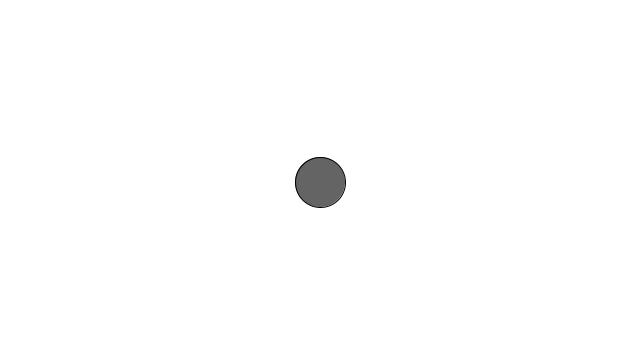
Frame 1 (no input)
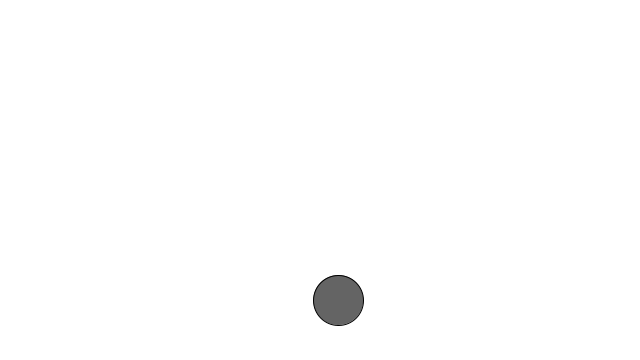
Frame 60 (the mouse pressed at the canvas centre just before this capture)
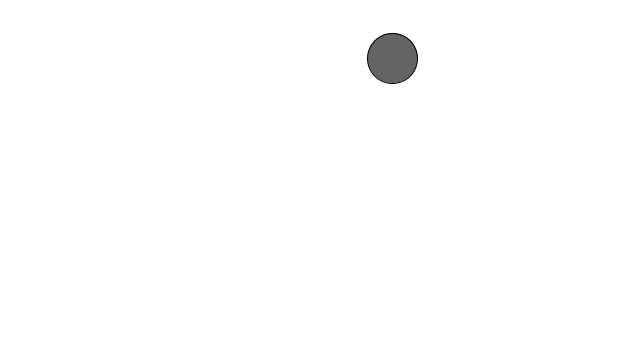
Frame 120 (the mouse held since frame 60 and released just before this capture)

The Processing sketch that drew these frames (run headless with seeded random() and noise(); from frame 60 on, the mouse is pressed at the canvas centre):

// Processing sketch: acceleration
// ── acceleration.pde
Mover m; 

void setup() {
  
 size(640, 360);
 m = new Mover();
}

void draw() {
 background(255);
 m.update();
 m.edges();
 m.display();
}
// ── ball.pde
class Mover {
 PVector location;
 PVector velocity;
 PVector acceleration;
 
 Mover() {
  location = new PVector(width/2, height/2);
  velocity = new PVector(0, 2);
  acceleration = new PVector(.01, 0);
 }
  
  void update() {
    velocity.add(acceleration);
   location.add(velocity); 
  }
  
  void edges() {
   if (location.x > width) location.x = 0;
   if(location.x < 0) location.x = width;
   if (location.y > height) location.y = 0;
   if (location.y <0 ) location.y = height;
  }
  
  void display() {
    fill(100);
   ellipse(location.x, location.y, 50, 50); 
    
  }
  
}

//location changes by velocity over time
//velocity changes by acceleration over time
//acceleration is any change in velocity
